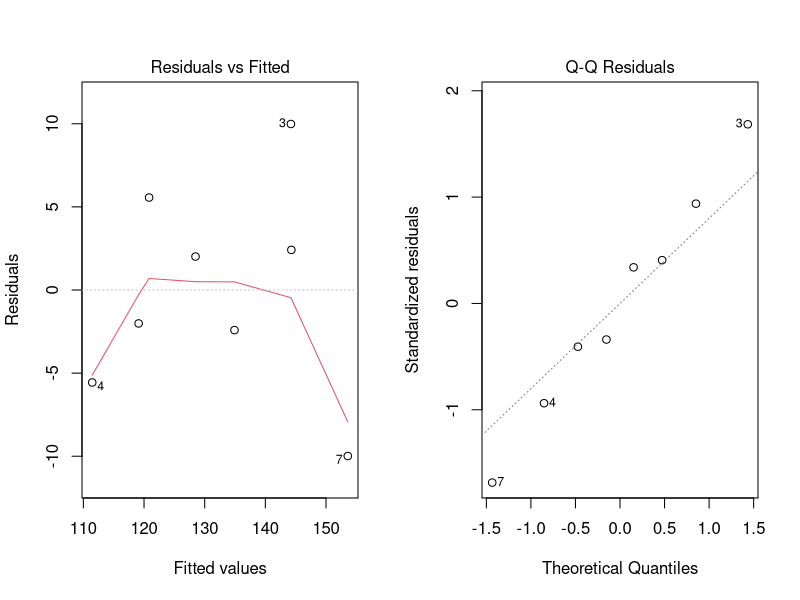

This chart was generated by the following R code:
# Datos
Lumenes <- c(132.5, 117.1, 154.2, 105.9, 146.7, 130.5, 143.6, 126.4)
Polvo <- factor(rep(1:4, times = 2))
Turno <- factor(rep(c("Turno1", "Turno2"), each = 4))

df <- data.frame(Lumenes, Polvo, Turno)

# ANOVA de bloques
modelo <- aov(Lumenes ~ Polvo + Turno, data = df)
summary(modelo)

# Verificación de supuestos
library(car)

# 1. Normalidad (Shapiro-Wilk)
shapiro.test(residuals(modelo))  # p > 0.05 cumple

# 2. Homocedasticidad (Levene)
leveneTest(Lumenes ~ interaction(Polvo, Turno), data = df)  # p > 0.05 cumple

# Gráficos de diagnóstico
par(mfrow = c(1, 2))
plot(modelo, which = 1)  # Residuos vs. Ajustados
plot(modelo, which = 2)  # QQ-Plot